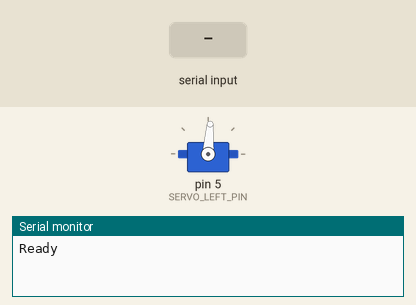
A sketch run on a simulated Arduino Uno, built with avr-gcc and run on an emulated ATmega328P. Shown: servo, the last lines printed to the serial monitor. Inputs (shaded band) come from the test bench.

Above: at 1.2 s.
1.3 s: "a" received over Serial
At 1.6 s:
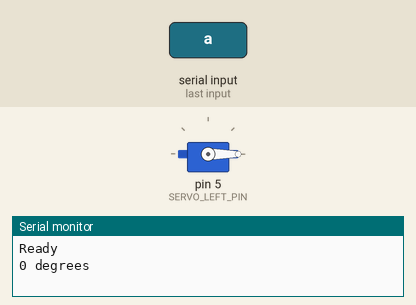
2.8 s: "c" received over Serial
At 3.9 s:
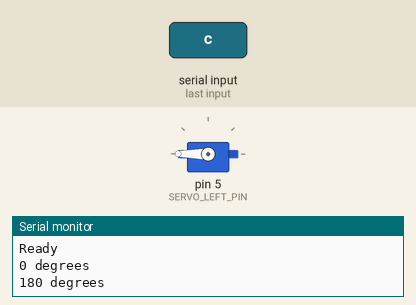
4.3 s: "e" received over Serial
At 5.0 s:
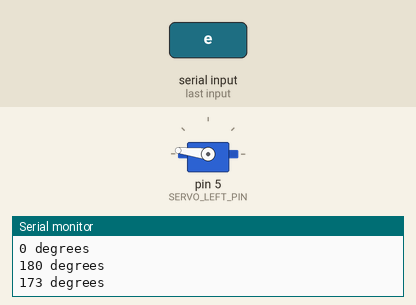
5.8 s: "t" received over Serial
At 6.2 s:
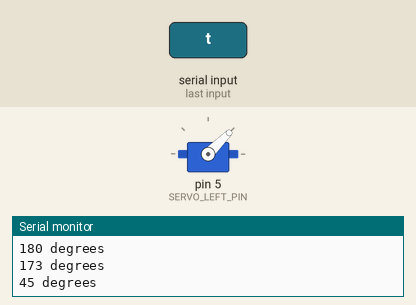
7.3 s: "f" received over Serial
At 8.5 s:
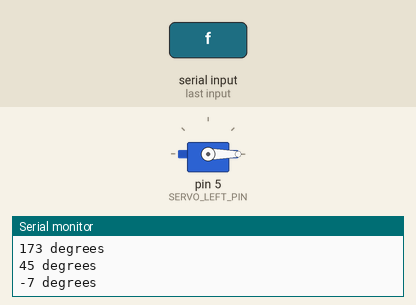
Timing chart, 0 to 9.8 s (numbered marks = the images above; inputs shaded):
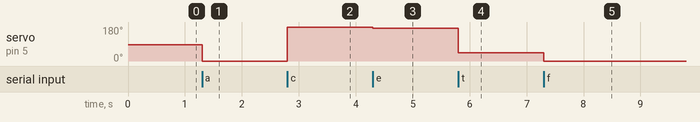

Measured:
- after the input at 1.3 s, servo on pin 5 (SERVO_LEFT_PIN): 86° → 0° at once
- after the input at 2.8 s, servo on pin 5 (SERVO_LEFT_PIN): 0° → 180° at once
- after the input at 4.3 s, servo on pin 5 (SERVO_LEFT_PIN): 180° → 173° at once
- after the input at 5.8 s, servo on pin 5 (SERVO_LEFT_PIN): 173° → 45° at once
- after the input at 7.3 s, servo on pin 5 (SERVO_LEFT_PIN): 45° → 0° at once

The sketch:

Servo_calibration.ino
```cpp
// (licence header left out)
#include <Arduino.h>
#include <Servo.h>
#include <string.h>

#define SERVO_LEFT_PIN 5
//left wheel  <-
#define SERVO_RIGHT_PIN 6
//right wheel ->
#define SERVO_STOP_LEFT_VALUE 86
//stop value for left servo
#define SERVO_STOP_RIGHT_VALUE 84

Servo servo;

#define pin SERVO_LEFT_PIN
#define stopvalue SERVO_STOP_LEFT_VALUE

void setup(){
  servo.attach(pin);
  servo.write(stopvalue);  // change this value to achieve minimum rotation!

  Serial.begin(9600);
  Serial.println("Ready");
}

void loop(){
  static int value = 0;
  static int standstill = 85;

  if ( Serial.available()) {
    char ch = Serial.read();
    switch (ch) {
      case 'a':
        value = 0;
        servo.write(value);
        Serial.println("0 degrees");
        break;
      case 'b':
        value = 90;
        servo.write(value);
        Serial.println("90 degrees");
        break;
      case 'c':
        value = 180;
        servo.write(value);
        Serial.println("180 degrees");
        break;
      case 'd':
        servo.write(standstill);
        Serial.println(standstill);
        standstill++;
        break;
      case 'e':
        value = 173;
        servo.write(value);
        Serial.println("173 degrees");
        break;
     case 'f':
        value = -7;
        servo.write(value);
        Serial.println("-7 degrees");
        break;
      case 'g':
        value = 83;
        servo.write(value);
        Serial.println("83 degrees");
        break;
      case 'h':
        value = 84;
        servo.write(value);
        Serial.println("84 degrees");
        break;
    case 't':
        value = 45;
        servo.write(value);
        Serial.println("45 degrees");
        break;
    }
  }
}
```
